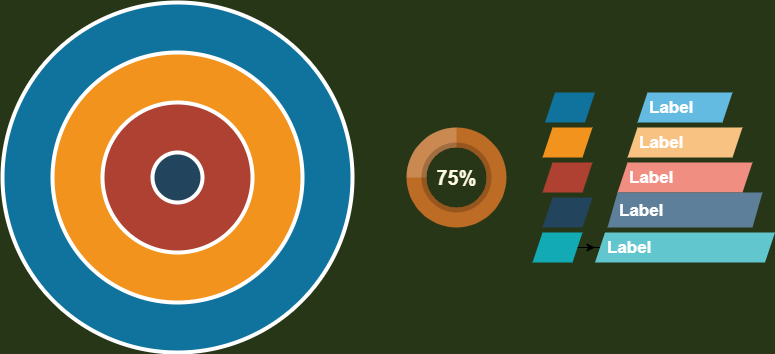
#> input picture img/1.png, 775 x 354 px
$ python rotate.py
#> lines starting #> are read from the running program, lines starting #| are printed output that depends on the picture
import cv2

img = cv2.imread('../img/1.png',0)
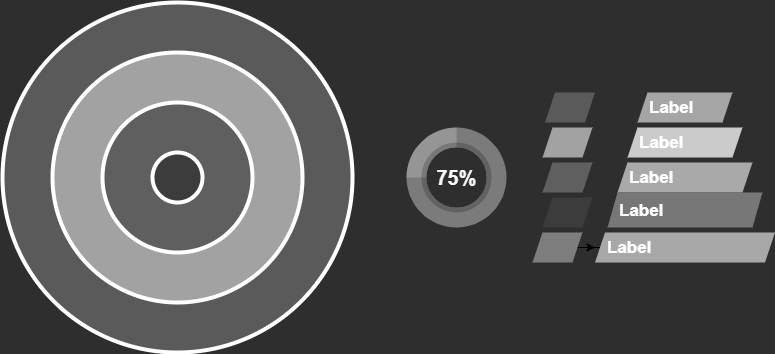
#> img: shape (354, 775); min 0, max 255, mean 87.1
rows,cols = img.shape
#> rows = 354; cols = 775
#这里的第一个参数为旋转中心，第二个为旋转角度，第三个为旋转后的缩放因子
#可以通过设置旋转中心，缩放因子，以及窗口大小来防止旋转后超出边界的问题
M = cv2.getRotationMatrix2D((cols/2,rows/2),90,0.6)

#第三个参数是输出图像的尺寸中心
dst = cv2.warpAffine(img,M,(cols,rows))
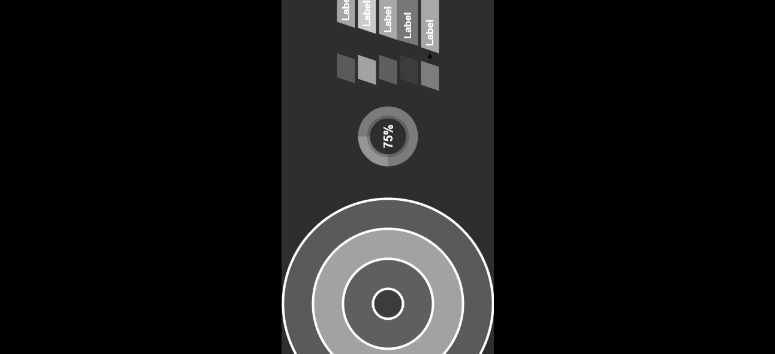
#> dst: shape (354, 775); min 0, max 255, mean 23.7
while(1):
    cv2.imshow('img',img)
    cv2.imshow('dst',dst)
    if cv2.waitKey(1)&0xFF == 27:
#> (key Esc is pressed here)
        break
cv2.destroyAllWindows()

$ run again, with img/2.png copied over img/1.png
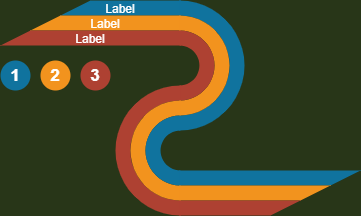
#> input picture img/2.png, 361 x 216 px
#> `img = cv2.imread('../img/1.png',0)`:
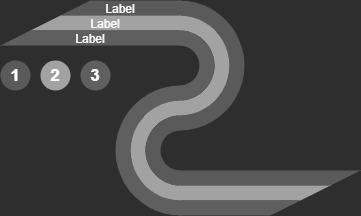
#> img: shape (216, 361); min 46, max 255, mean 70.1
#> `dst = cv2.warpAffine(img,M,(cols,rows))`:
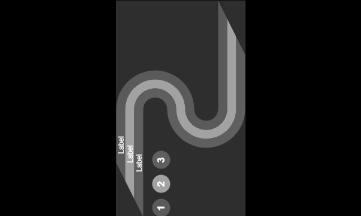
#> dst: shape (216, 361); min 0, max 255, mean 25.2
